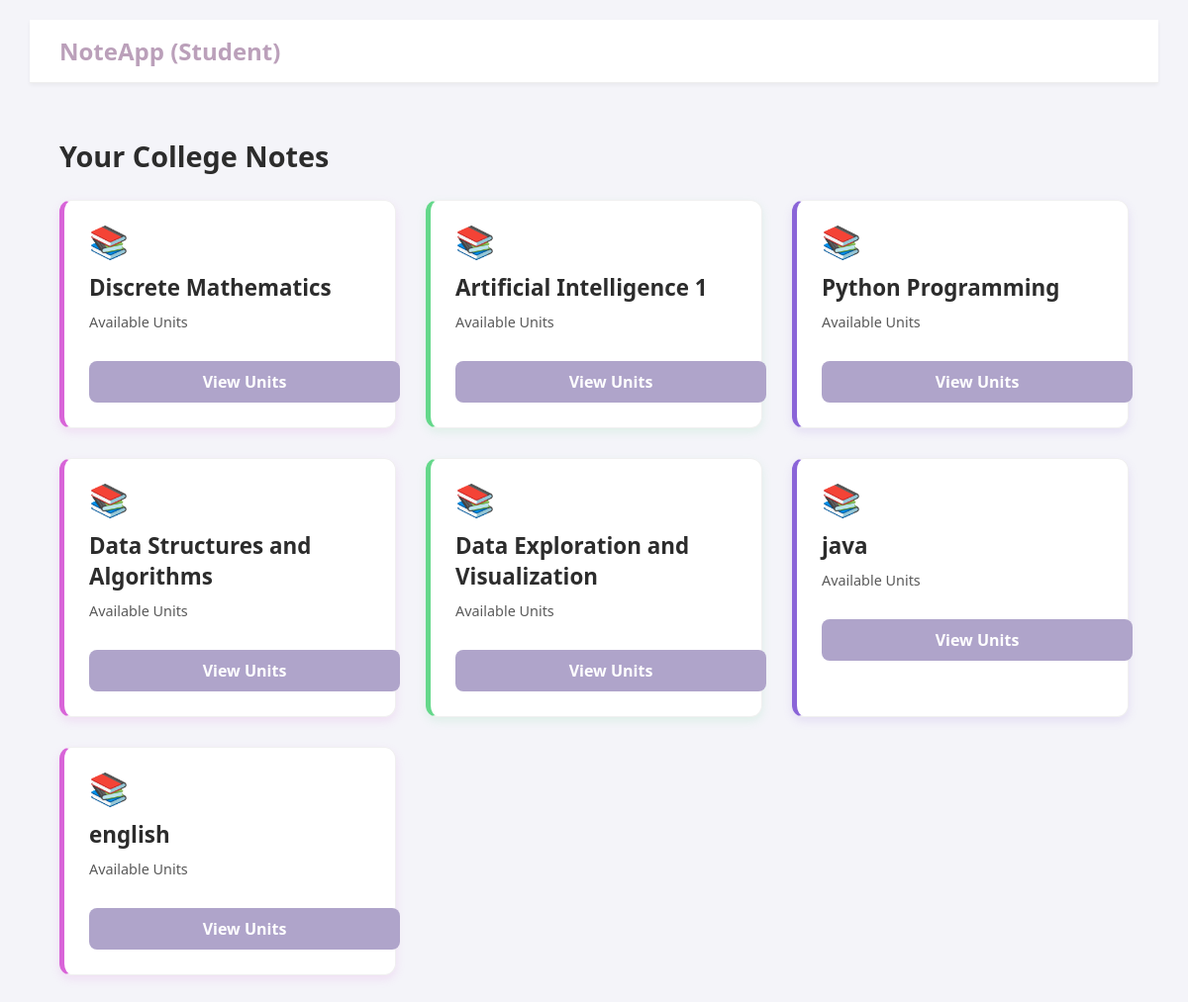
The app's page /student/ (signed in), older data.
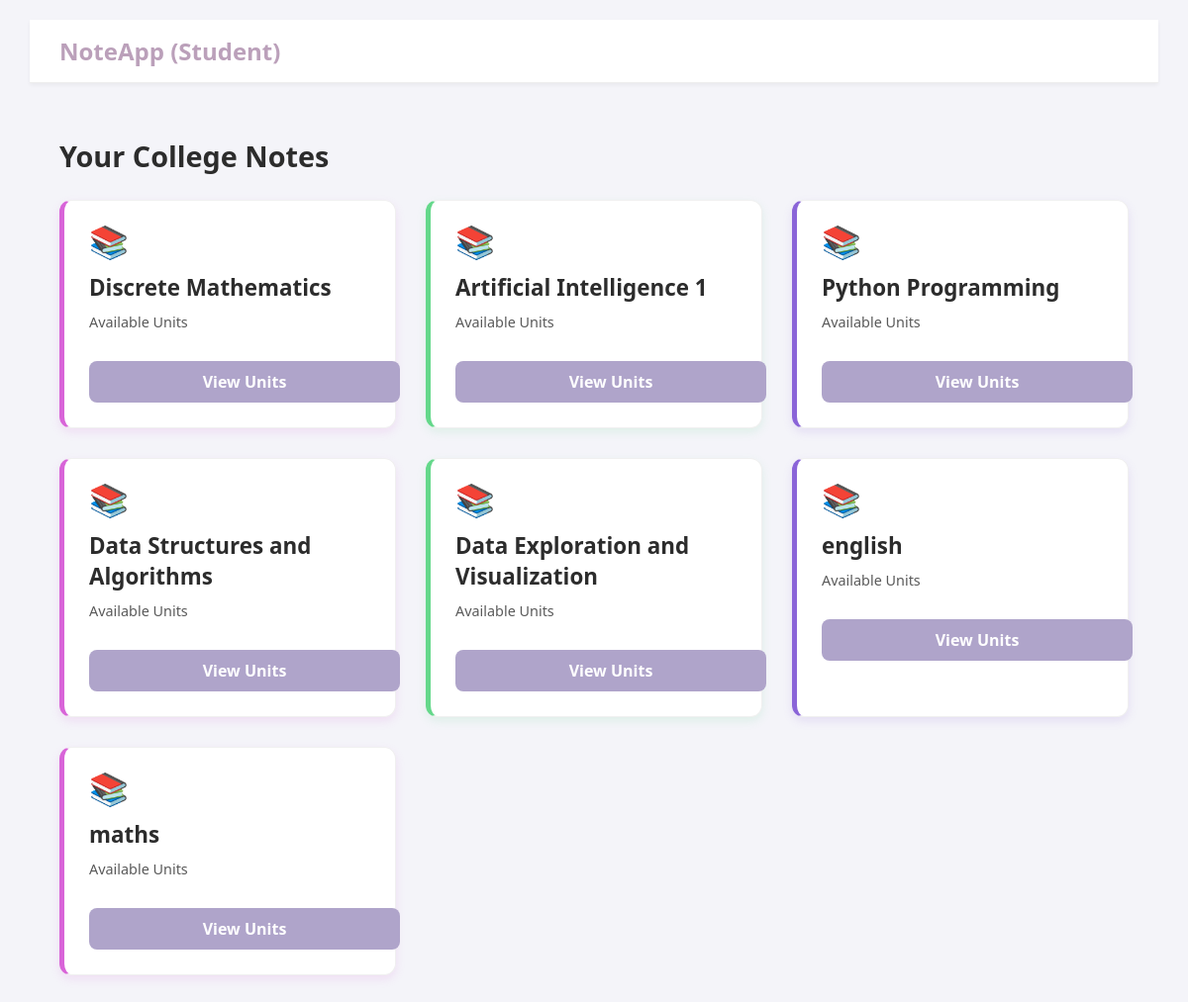
The same page, newer data.
### tables this page shows
CREATE TABLE Subjects(
    id INTEGER PRIMARY KEY AUTOINCREMENT,
    name TEXT NOT NULL
  );

### app.py (the view)
@app.route('/student/')
def student():
  if "user_id" not in session:
    return redirect(url_for("signi"))
  conn=sqlite3.connect("notesapp.db")
  c=conn.cursor()
  c.execute("SELECT id,name FROM Subjects")
  subjects=c.fetchall()
  conn.close()
  return render_template("student.html",subjects=subjects)

### templates/student.html (shortened to what this page needs)
<!DOCTYPE html>
<html>
<head>
    <link rel="stylesheet" href="{{ url_for('static',filename='css/style.css') }}"> </head>
<body>
    <div class="dashboard-container"> <header class="main-header">
            <div class="app-logo">NoteApp (Student)</div>
        </header>
        <main class="dashboard-main"> <h2 class="section-title">Your College Notes</h2>
            <div class="subject-grid"> {% for id, name in subjects %}
                <div class="subject-card card-style-{{ loop.index % 3 }}">
                    <div class="subject-card-header">
                        <span class="subject-card-icon">📚</span>
                    </div>
                    <h3 class="subject-title">{{ name }}</h3>
                    <div class="subject-meta">
                        <span class="meta-item">Available Units</span>
                    </div>
                    <a href="{{ url_for('unitsstud',subject_id=id) }}" class="explore-btn">
                        View Units
                    </a>
                </div>
              {% endfor %}
            </div>
        </main>
    </div>
</body>
</html>

Row changes from the older to the newer data that the page shows:
removed Subjects: name "java"
added Subjects: name "maths"
